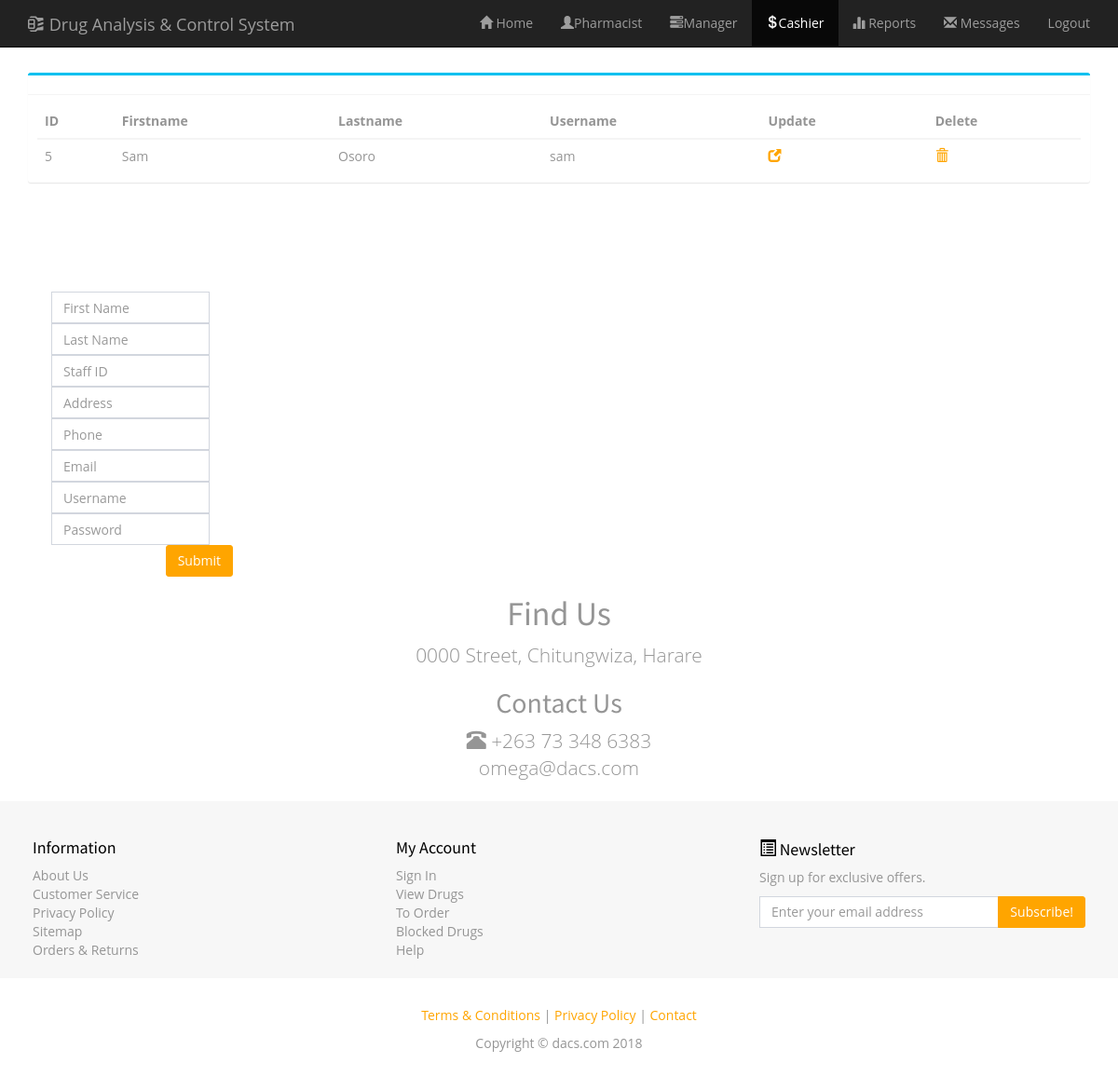
/old/Resources/op_2/admin_cashier.php (signed in), run on the app's committed database.
### tables this page shows
CREATE TABLE `cashier` (
  `cashier_id` tinyint(5) NOT NULL,
  `first_name` varchar(15) NOT NULL,
  `last_name` varchar(15) NOT NULL,
  `staff_id` varchar(10) NOT NULL,
  `postal_address` varchar(20) NOT NULL,
  `phone` varchar(12) NOT NULL,
  `email` varchar(20) NOT NULL,
  `username` varchar(10) NOT NULL,
  `password` varchar(10) NOT NULL,
  `date` datetime NOT NULL
);

### old/Resources/op_2/admin_cashier.php (the view, shortened to what this page needs)
<!DOCTYPE html>
<html>
<head>
<link href="css/bootstrap.min.css" rel="stylesheet">
<link rel="stylesheet" href="css/AdminLTE.min.css">
        <link href="css/custom.css" rel="stylesheet">
        <link rel="stylesheet" href="css/main.css"/>
        <link rel="stylesheet" href="css/bgimg.css"/>
        <link rel="stylesheet" href="css/bgimg-nosocial.css"/>
</head>
<body>
<div id="content">
<nav class="navbar navbar-inverse navbar-fixed-top" role="navigation">
        <div class="container">
            <div class="navbar-header">
                <a class="navbar-brand" href="home.php">
                    <span class="glyphicon glyphicon-compressed"></span>
                    Drug Analysis & Control System
                </a>
            </div>
            <div class="collapse navbar-collapse" id="navbar">
                <ul class="nav navbar-nav navbar-right">
                    <li>
                        <a href="admin.php"><span class="glyphicon glyphicon-home"></span> Home</a>
                    </li>
                    <li>
                        <a href="admin_pharmacist.php"><span class="glyphicon glyphicon-user"></span>Pharmacist</a>
                    </li>
                    <li>
                        <a href="admin_manager.php"><span class="glyphicon glyphicon-tasks"></span>Manager</a>
                    </li>
                    <li class = "active">
                        <a href="admin_cashier.php"><span class="glyphicon glyphicon-usd"></span>Cashier</a>
                    </li>
                    <li>
                        <a href="reports.php"><span class="glyphicon glyphicon-stats"></span> Reports</a>
                    </li>
                    <li class="dropdown">
                        <a href="messages.php"><span class="glyphicon glyphicon-envelope"></span> Messages</a>
                    </li>
                    <li>
                        <a href="logout.php">Logout</a>
                    </li>
                </ul>
            </div>
        </div>
    </nav>
</div>
<div class="container">
          <h2>Cashiers</h2>
<section class="content">
      <div class="row">
        <div class="box box-info">
        <div class="box-header with-border">
            <div class="box-tools pull-right">
                <button type="button" class="btn btn-box-tool" data-widget="collapse"><i class="fa fa-minus"></i>
                </button>
                <button type="button" class="btn btn-box-tool" data-widget="remove"><i class="fa fa-times"></i></button>
              </div>
        </div>
          <div class="box-body">
            <div class="table-responsive">
        <?php echo $message;
       $result = mysql_query("SELECT * FROM cashier")or die(mysql_error());
        echo "<table class='table no-margin'>";
        echo "<thead><tr> <th>ID</th><th>Firstname </th> <th>Lastname </th> <th>Username </th><th>Update </th><th>Delete</th></tr></thead>";
        while($row = mysql_fetch_array( $result )) {
            echo "<tbody>";
                echo "<tr>";
                echo '<td>' . $row['cashier_id'] . '</td>';
                echo '<td>' . $row['first_name'] . '</td>';
                echo '<td>' . $row['last_name'] . '</td>';
                echo '<td>' . $row['username'] . '</td>';
                ?>
                <td><a href="update_cashier.php?username=<?php echo $row['username']?>"><span class="glyphicon glyphicon-new-window"></span></td>
                <td><a href="delete_cashier.php?cashier_id=<?php echo $row['cashier_id']?>"><span class="glyphicon glyphicon-trash"></span></td></tr></tbody>
                <?php
         }
        echo "</table>";
?>
</div>
</div>
</div>
</div>
</section>
</div>
        <div class="container">
		<form name="form1" onsubmit="return validateForm(this);" action="admin_pharmacist.php" method="post" >
			<table width="220" height="106" border="0" >
			<div class = "input-group"	>
				<tr><td align="center"><input name="first_name" class="form-control" type="text" style="width:170px" placeholder="First Name" required="required" id="first_name" /></td></tr>
				<tr><td align="center"><input name="last_name" class="form-control" type="text" style="width:170px" placeholder="Last Name" required="required" id="last_name" /></td></tr>
				<tr><td align="center"><input name="staff_id" class="form-control" type="text" style="width:170px" placeholder="Staff ID" required="required" id="staff_id"/></td></tr>
				<tr><td align="center"><input name="postal_address" class="form-control" type="text" style="width:170px" placeholder="Address" required="required" id="postal_address" /></td></tr>
				<tr><td align="center"><input name="phone" class="form-control" type="text" style="width:170px"placeholder="Phone"  required="required" id="phone" /></td></tr>
				<tr><td align="center"><input name="email" class="form-control" type="email" style="width:170px" placeholder="Email" required="required" id="email" /></td></tr>
				<tr><td align="center"><input name="username" class="form-control" type="text" style="width:170px" placeholder="Username" required="required" id="username" /></td></tr>
				<tr><td align="center"><input name="password" class="form-control" type="password" style="width:170px" placeholder="Password" required="required" id="password"/></td></tr>
				<tr><td align="right"><input class="btn btn-primary" name="submit" type="submit" value="Submit"/></td></tr>
			</div>
            </table>
		</form>
        </div>
    <footer>
        <h1 class="text-center">Find Us</h1>
            <div class="container">
                <div class="row">
                    <div class="col-sm-12 footer-info-item text-center">
                        <p class="lead">
                            0000  Street, Chitungwiza, Harare
                        </p>
                        <h2>Contact Us</h2>
                        <p class="lead"><span class="glyphicon glyphicon-phone-alt"></span> +263 73 348 6383<br>
                        omega@dacs.com</p>
                    </div>
                </div>
            </div>
        <div class="footer-info">
            <div class="container">
                <div class="row">
                    <div class="col-sm-4 footer-info-item">
                        <h3>Information</h3>
                        <ul class="list-unstyled">
                            <li><a href="#">About Us</a></li>
                            <li><a href="#">Customer Service</a></li>
                            <li><a href="#">Privacy Policy</a></li>
                            <li><a href="#">Sitemap</a></li>
                            <li><a href="#">Orders &amp; Returns</a></li>
                        </ul>
                    </div>
                    <div class="col-sm-4 footer-info-item">
                        <h3>My Account</h3>
                        <ul class="list-unstyled">
                            <li><a href="#">Sign In</a></li>
                            <li><a href="#">View Drugs</a></li>
                            <li><a href="#">To Order</a></li>
                            <li><a href="#">Blocked Drugs</a></li>
                            <li><a href="#">Help</a></li>
                        </ul>
                    </div>
                    <div class="col-sm-4 footer-info-item">
                        <h3><span class="glyphicon glyphicon-list-alt"></span> Newsletter</h3>
                        <p>Sign up for exclusive offers.</p>
                        <div class="input-group">
                            <input type="email" class="form-control" placeholder="Enter your email address">
                            <span class="input-group-btn">
                                <button class="btn btn-primary" type="button">
                                    Subscribe!
                                </button>
                            </span>
                        </div>
                    </div>
                </div>
            </div>
        </div>
        <div class="small-print">
            <div class="container">
                <p><a href="#">Terms &amp; Conditions</a> | <a href="#">Privacy Policy</a> | <a href="#">Contact</a></p>
                <p>Copyright &copy; dacs.com 2018 </p>
            </div>
        </div>
    </footer>
</body>
</html>

### old/Resources/op_2/css/custom.css (style rules this page uses)
body { padding-top: 50px; color: #959595; }
.footer-info { padding: 20px 0; background: #f7f7f7; }
.footer-info, .footer-info a:link, .footer-info a:hover, .footer-info a:focus, .footer-info a:visited { color: #959595; }
.footer-info h3 { color: black; font-size: 18px; }
.footer-info-item { padding: 0px 20px; }
footer .small-print { background-color: #fff; padding: 30px 0; text-align: center; }
a { color: orange; text-decoration: none; }
.btn-primary { color: #fff; background-color: orange; border-color: orange; }

### old/Resources/op_2/css/main.css (style rules this page uses)
body { font-family: "open sans", "segoe ui"; font-size: 14px; margin: 0; padding: 0; }
a { transition: background .3s; }

### data on the page
cashier: cashier_id "5", first_name "Sam", last_name "Osoro", username "sam"
